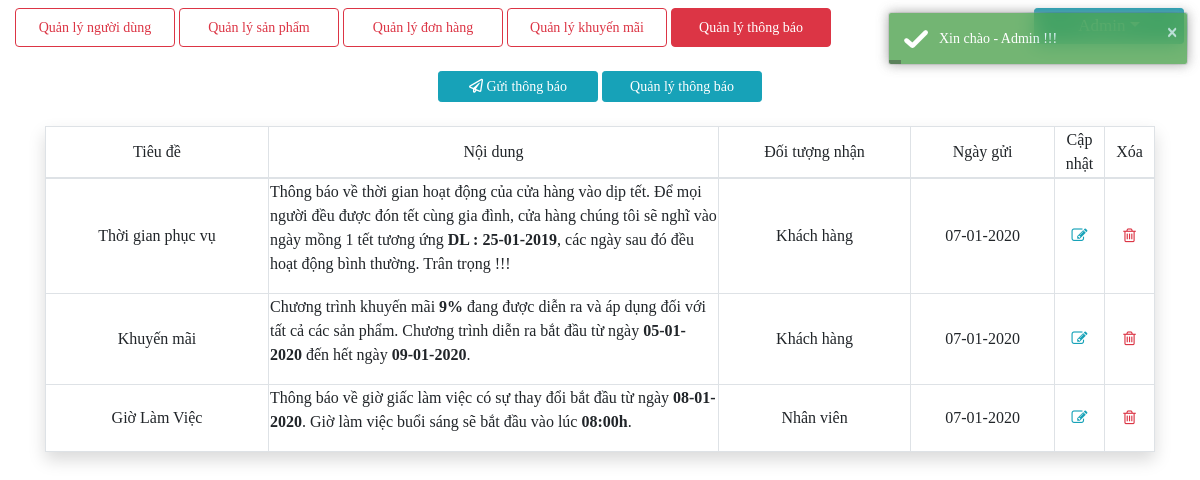
The page /admin.php?action=news&news (signed in) on the database its author committed.
### tables this page shows
CREATE TABLE `notify`  (
  `id_notify` int(11) NOT NULL AUTO_INCREMENT,
  `id_sender` int(11) NULL DEFAULT NULL,
  `type_receiver` tinyint(1) NULL DEFAULT 0,
  `title` varchar(100) NULL DEFAULT NULL,
  `message` text NULL,
  `date_send` date NULL DEFAULT NULL,
  PRIMARY KEY (`id_notify`) USING BTREE
);

### lib/function/function.php (called while the page is built, shortened)
<?php
    function object($type_receiver){
        switch($type_receiver){
            case 1 : return "Khách hàng";
                break;
            case 2 : return "Nhân viên";
                break;
        }
    }
?>

### lib/admin/manage/news.php (the view, shortened to what this page needs)
<?php if(in_array(1, $_SESSION['id_per']) || in_array(7, $_SESSION['id_per'])){ ?>
<div class="container text-center mt-4">
    <div id="accordion">
        <a class="btn btn-info btn-sm" id="button2" data-toggle="collapse" href="#collapseOne"><i class="far fa-paper-plane">&nbsp;</i>Gửi thông báo</a>
        <a class="btn btn-info btn-sm" id="button2" data-toggle="collapse" href="#collapseTwo">Quản lý thông báo</a>
        <?php
            $stmt=$conn->prepare('SELECT count(id_notify) AS total_record FROM notify');
            $stmt->execute();
            $row=$stmt->fetch();
            $total_record=$row['total_record'];
            if($total_record > 0){ ?>
            <div id="collapseTwo" class="collapse text-center <?php if(isset($_GET['news'])) echo 'show' ?>" data-parent="#accordion">
                <div class="d-flex justify-content-center mt-4">
                    <table class="table-hover table-bordered col-md-12 shadow">
                        <thead>
                            <tr>
                                <td>Tiêu đề</td>
                                <td width="450px">Nội dung</td>
                                <td>Đối tượng nhận</td>
                                <td>Ngày gửi</td>
                                <td width="50px">Cập nhật</td>
                                <td width="50px">Xóa</td>
                            </tr>
                        </thead>
                        <tbody>
                            <?php
                                $current_page = isset($_GET['page']) ? $_GET['page'] : 1;
                                $limit=10;
                                $total_page=ceil($total_record / $limit);
                                $start = ($current_page - 1) * $limit;
                                $stmt=$conn->prepare('SELECT * FROM notify ORDER BY id_notify DESC LIMIT :start, :limit');
                                $stmt->bindValue(':start', $start, PDO::PARAM_INT);
                                $stmt->bindValue(':limit', $limit, PDO::PARAM_INT);
                                $stmt->execute();
                                $result=$stmt->fetchAll(PDO::FETCH_ASSOC);
                                foreach($result as $key=>$row){
                            ?>
                            <tr>
                                <td><?php echo $row['title'] ?></td>
                                <td class="text-left"><?php echo $row['message'] ?></td>
                                <td><?php echo object($row['type_receiver']) ?></td>
                                <td><?php echo date_format(date_create($row['date_send'], new DateTimeZone('Asia/Bangkok')),"d-m-Y") ?></td>
                                <td><a href="" class="text-info" data-toggle="modal" data-target="#<?php echo 'update'.$row['id_notify'] ?>" data-toggle="tooltip" title="Cập nhật trạng thái đơn hàng"><i class="fa fa-pencil-square-o" aria-hidden="true"></i></a></td>
                                <td><a href="lib/admin/process/del_news.php?id_notify=<?php echo $row['id_notify'] ?>" class="text-danger" onclick="return confirmDel()"><i class="fa fa-trash-o px-1" aria-hidden="true"></i></a></td>
                            </tr>
                            <?php } ?>
                        </tbody>
                    </table>
                </div>
            <?php if($total_record > $limit){ ?>
                <?php pagination($current_page, $total_page,"admin.php?action=notify&notify&page=") ?>
            <?php }} ?>
        </div>
    </div>
</div>
<?php } ?>

### css/my.css (style rules this page uses)
body { font-family: 'Times New Roman', Times, serif; }
#button2 { width: 160px; }

### rows shown on the page
notify: title "Thời gian phục vụ", message "Thông báo về thời gian hoạt động của cửa hàng vào dịp tết. Để mọi người đều được đón tết cùng gia đình, cửa hàng chúng tôi sẽ nghĩ vào ngày mồng 1 tết tương ứng DL : 25-01-2019 , các ngày sau đó đều hoạt động bình thường. Trân trọng !!!", type_receiver "Khách hàng", date_send "07-01-2020"
notify: title "Khuyến mãi", message "Chương trình khuyến mãi 9% đang được diễn ra và áp dụng đối với tất cả các sản phẩm. Chương trình diễn ra bắt đầu từ ngày 05-01-2020 đến hết ngày 09-01-2020 .", type_receiver "Khách hàng", date_send "07-01-2020"
notify: title "Giờ Làm Việc", message "Thông báo về giờ giấc làm việc có sự thay đổi bắt đầu từ ngày 08-01-2020 . Giờ làm việc buổi sáng sẽ bắt đầu vào lúc 08:00h .", type_receiver "Nhân viên", date_send "07-01-2020"
